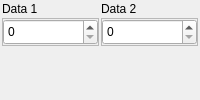
                         <widget class="QWidget" name="page_midiSend_cc">
                          <layout class="QGridLayout" name="gridLayout_5">
                           <property name="leftMargin">
                            <number>2</number>
                           </property>
                           <property name="topMargin">
                            <number>2</number>
                           </property>
                           <property name="rightMargin">
                            <number>2</number>
                           </property>
                           <property name="bottomMargin">
                            <number>2</number>
                           </property>
                           <property name="spacing">
                            <number>2</number>
                           </property>
                           <item row="1" column="1">
                            <widget class="QFrame" name="frame_42">
                             <property name="minimumSize">
                              <size>
                               <width>0</width>
                               <height>28</height>
                              </size>
                             </property>
                             <property name="maximumSize">
                              <size>
                               <width>16777215</width>
                               <height>28</height>
                              </size>
                             </property>
                             <property name="styleSheet">
                              <string notr="true"/>
                             </property>
                             <property name="frameShape">
                              <enum>QFrame::StyledPanel</enum>
                             </property>
                             <property name="frameShadow">
                              <enum>QFrame::Raised</enum>
                             </property>
                             <property name="buttonFrame" stdset="0">
                              <bool>true</bool>
                             </property>
                             <layout class="QHBoxLayout" name="horizontalLayout_44">
                              <property name="spacing">
                               <number>1</number>
                              </property>
                              <property name="leftMargin">
                               <number>0</number>
                              </property>
                              <property name="topMargin">
                               <number>0</number>
                              </property>
                              <property name="rightMargin">
                               <number>0</number>
                              </property>
                              <property name="bottomMargin">
                               <number>0</number>
                              </property>
                              <item>
                               <widget class="QSpinBox" name="spinBox_midiSendList_cc_data2">
                                <property name="sizePolicy">
                                 <sizepolicy hsizetype="Minimum" vsizetype="Minimum">
                                  <horstretch>0</horstretch>
                                  <verstretch>0</verstretch>
                                 </sizepolicy>
                                </property>
                                <property name="styleSheet">
                                 <string notr="true"/>
                                </property>
                                <property name="minimum">
                                 <number>0</number>
                                </property>
                                <property name="maximum">
                                 <number>127</number>
                                </property>
                                <property name="value">
                                 <number>0</number>
                                </property>
                               </widget>
                              </item>
                             </layout>
                            </widget>
                           </item>
                           <item row="0" column="1">
                            <widget class="QLabel" name="label_31">
                             <property name="text">
                              <string>Data 2</string>
                             </property>
                            </widget>
                           </item>
                           <item row="1" column="0">
                            <widget class="QFrame" name="frame_41">
                             <property name="minimumSize">
                              <size>
                               <width>0</width>
                               <height>28</height>
                              </size>
                             </property>
                             <property name="maximumSize">
                              <size>
                               <width>16777215</width>
                               <height>28</height>
                              </size>
                             </property>
                             <property name="styleSheet">
                              <string notr="true"/>
                             </property>
                             <property name="frameShape">
                              <enum>QFrame::StyledPanel</enum>
                             </property>
                             <property name="frameShadow">
                              <enum>QFrame::Raised</enum>
                             </property>
                             <property name="buttonFrame" stdset="0">
                              <bool>true</bool>
                             </property>
                             <layout class="QHBoxLayout" name="horizontalLayout_43">
                              <property name="spacing">
                               <number>1</number>
                              </property>
                              <property name="leftMargin">
                               <number>0</number>
                              </property>
                              <property name="topMargin">
                               <number>0</number>
                              </property>
                              <property name="rightMargin">
                               <number>0</number>
                              </property>
                              <property name="bottomMargin">
                               <number>0</number>
                              </property>
                              <item>
                               <widget class="QSpinBox" name="spinBox_midiSendList_cc_data1">
                                <property name="sizePolicy">
                                 <sizepolicy hsizetype="Minimum" vsizetype="Minimum">
                                  <horstretch>0</horstretch>
                                  <verstretch>0</verstretch>
                                 </sizepolicy>
                                </property>
                                <property name="styleSheet">
                                 <string notr="true"/>
                                </property>
                                <property name="minimum">
                                 <number>0</number>
                                </property>
                                <property name="maximum">
                                 <number>127</number>
                                </property>
                                <property name="value">
                                 <number>0</number>
                                </property>
                               </widget>
                              </item>
                             </layout>
                            </widget>
                           </item>
                           <item row="0" column="0">
                            <widget class="QLabel" name="label_30">
                             <property name="text">
                              <string>Data 1</string>
                             </property>
                            </widget>
                           </item>
                           <item row="2" column="0">
                            <spacer name="verticalSpacer_7">
                             <property name="orientation">
                              <enum>Qt::Vertical</enum>
                             </property>
                             <property name="sizeHint" stdset="0">
                              <size>
                               <width>20</width>
                               <height>40</height>
                              </size>
                             </property>
                            </spacer>
                           </item>
                          </layout>
                         </widget>
